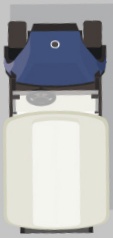
#> input picture Program/Dataset/golf_car.png, 113 x 238 px, found by its file name
$ python param_settings_backup.py
#> lines starting #> are read from the running program, lines starting #| are printed output that depends on the picture
import cv2
import numpy as np
import matplotlib.pyplot as plt
import matplotlib.patches as patches

Golf_img_Path = '../Dataset/golf_car.png'
img_car = cv2.imread(Golf_img_Path, cv2.IMREAD_UNCHANGED)
#> img_car is the input picture: shape (238, 113, 4); mean B, G, R, A 179.5, 178, 176.4, 255
camera_names = ["front", "back", "left", "right"]

# Define destination points for perspective transformation
Car_dst_points = np.float32([
    [465, 465],  # Point 1
    [575, 465],  # Point 2
    [465, 685],  # Point 3
    [575, 685]   # Point 4
])

# --------------------------------------------------------------------
# (shift_width, shift_height): how far away the birdview looks outside
# of the calibration pattern in horizontal and vertical directions
shift_w = 300
shift_h = 300

# Size of the gap between the calibration pattern and the car
inn_shift_w = 45
inn_shift_h = 45

# Total width/height of the stitched image
total_w = 1040
total_h = 1191

# Four corners of the rectangular region occupied by the car
xl = 465
xr = 575
yt = 465
yb = 685
# --------------------------------------------------------------------

project_shapes = {
    "front": (total_w, yt),
    "back":  (total_w, yt),
    "left":  (total_h, xl),
    "right": (total_h, xl)
}

# --------------------------------------------------------------------
# Correct outer boundary (shrink inward from total image size)
outer_xl = shift_w
outer_xr = total_w - shift_w
outer_yt = shift_h
outer_yb = total_h - shift_h

# Correct inner boundary (gap between calibration pattern and car)
inner_xl = xl - inn_shift_w
inner_xr = xr + inn_shift_w
inner_yt = yt - inn_shift_h
inner_yb = yb + inn_shift_h

def main():

    # Chessboard configurations
    chessboard_config = {
        "front": {
            "inner_dst_pts": np.array([[450, 310], [590, 310], [450, 410], [590, 410]], dtype=np.float32),
            "rows": 5, "cols": 7, "chessboard_width": 140, "chessboard_height": 100
        },
        "left": {
            "inner_dst_pts": np.array([[310, 524], [410, 524], [310, 664], [410, 664]], dtype=np.float32),
            "rows": 7, "cols": 5, "chessboard_width": 100, "chessboard_height": 140
        },
        "right": {
            "inner_dst_pts": np.array([[630, 524], [730, 524], [630, 664], [730, 664]], dtype=np.float32),
            "rows": 7, "cols": 5, "chessboard_width": 100, "chessboard_height": 140
        },
        "rear": {
            "inner_dst_pts": np.array([[450, 781], [590, 781], [450, 891], [590, 891]], dtype=np.float32),
            "rows": 5, "cols": 7, "chessboard_width": 140, "chessboard_height": 100
        }
    }

    # --------------------------------------------------------------------
    # Create the figure
    fig, ax = plt.subplots(figsize=(8, 10))

    # Background (bird's-eye view area)
    ax.set_xlim(0, total_w)
    ax.set_ylim(total_h, 0)  # Inverted to match top-down view
    ax.set_xticks([])
    ax.set_yticks([])
    ax.set_title("2D Bird’s-Eye View with Chessboard Overlay")

    # Draw outer boundary (dotted black line)
    outer_rect = patches.Rectangle((outer_xl, outer_yt), outer_xr - outer_xl, outer_yb - outer_yt,
                                   linewidth=2, edgecolor='black', linestyle="dotted", facecolor='none', label="Outer Shift Area")
    ax.add_patch(outer_rect)

    # Draw inner boundary (dashed green line)
    inner_rect = patches.Rectangle((inner_xl, inner_yt), inner_xr - inner_xl, inner_yb - inner_yt,
                                   linewidth=2, edgecolor='green', linestyle="dashed", facecolor='none', label="Inner Shift Area")
    ax.add_patch(inner_rect)

    # Draw vehicle boundary (cyan)
    car_rect = patches.Rectangle((xl, yt), xr - xl, yb - yt, linewidth=2, edgecolor='blue', facecolor='cyan', alpha=0.5, label="Vehicle")
    ax.add_patch(car_rect)

    # Draw camera coverage areas
    front_area = patches.Rectangle((outer_xl, outer_yt), total_w - 2 * shift_w, yt - outer_yt, linewidth=1, edgecolor='red', facecolor='red', alpha=0.3, label="Front Camera View")
    back_area = patches.Rectangle((outer_xl, yb), total_w - 2 * shift_w, outer_yb - yb, linewidth=1, edgecolor='green', facecolor='green', alpha=0.3, label="Back Camera View")
    left_area = patches.Rectangle((outer_xl, outer_yt), xl - outer_xl, total_h - 2 * shift_h, linewidth=1, edgecolor='yellow', facecolor='yellow', alpha=0.3, label="Left Camera View")
    right_area = patches.Rectangle((xr, outer_yt), outer_xr - xr, total_h - 2 * shift_h, linewidth=1, edgecolor='purple', facecolor='purple', alpha=0.3, label="Right Camera View")

    ax.add_patch(front_area)
    ax.add_patch(back_area)
    ax.add_patch(left_area)
    ax.add_patch(right_area)

    # Draw Chessboards
    for key, params in chessboard_config.items():
        dst_pts = params["inner_dst_pts"]
        x_min, y_min = dst_pts[0]  # Top-left corner
        x_max, y_max = dst_pts[3]  # Bottom-right corner

        chessboard_rect = patches.Rectangle(
            (x_min, y_min),
            x_max - x_min,
            y_max - y_min,
            linewidth=2,
            edgecolor='black',
            facecolor='black',  # Chessboard in black
            alpha=0.6,
            label=f"{key.capitalize()} Chessboard"
        )
        ax.add_patch(chessboard_rect)

    # Plot coordinate points
    for label, (x, y) in {
        "Car TL": (xl, yt), "Car TR": (xr, yt),
        "Car BL": (xl, yb), "Car BR": (xr, yb),
        "Outer TL": (outer_xl, outer_yt), "Outer TR": (outer_xr, outer_yt),
        "Outer BL": (outer_xl, outer_yb), "Outer BR": (outer_xr, outer_yb),
        "Inner TL": (inner_xl, inner_yt), "Inner TR": (inner_xr, inner_yt),
        "Inner BL": (inner_xl, inner_yb), "Inner BR": (inner_xr, inner_yb)
    }.items():
        ax.scatter(x, y, color="black", marker="o", s=40)  # Plot points
        ax.text(x + 10, y - 10, f"{label}\n({x}, {y})", fontsize=8, color="black")  # Add labels near points

    # Add legend
    ax.legend(loc="upper right")

    # Add an arrow from (0, shift_h) to (shift_w, shift_h)
    ax.annotate("", xy=(shift_w, shift_h), xytext=(0, shift_h),
                arrowprops=dict(arrowstyle="->", color="blue", linewidth=2))

    # Label the arrow
    ax.text(shift_w / 2, shift_h - 10, "Shift Boundary", fontsize=10, color="blue", ha="center")

    # Show plot
    plt.show()
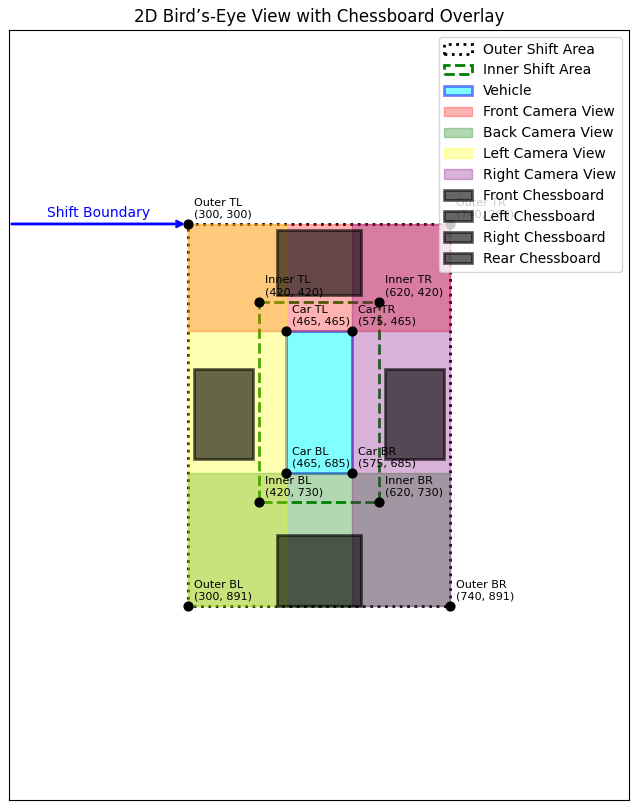
#> figure drawn by matplotlib, 1 panel

if __name__ == "__main__":
    main()
